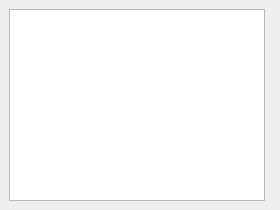
<?xml version="1.0" encoding="utf-8"?>
<ui version="4.0">
 <class>MasonryBrowser</class>
 <widget class="QMainWindow" name="MasonryBrowser">
  <widget class="QWidget" name="centralwidget">
   <layout class="QHBoxLayout" name="mainLayout">
    <item>
     <widget class="QListWidget" name="navigation">
      <property name="minimumSize">
       <size>
        <width>250</width>
        <height>0</height>
       </size>
      </property>
      <property name="maximumSize">
       <size>
        <width>300</width>
        <height>16777215</height>
       </size>
      </property>
      <property name="styleSheet">
       <string>QListWidget::item { min-height: 36px; }</string>
      </property>
     </widget>
    </item>
    <item>
     <widget class="QStackedWidget" name="pages" />
    </item>
   </layout>
  </widget>
 </widget>
 <resources />
 <connections />
</ui>
